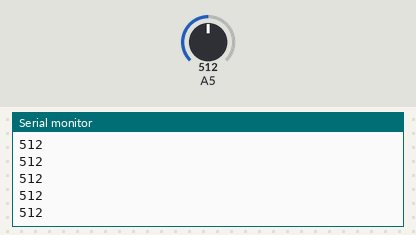
The sketch below on a simulated Arduino Uno, built with avr-gcc and run on an emulated ATmega328P. Parts: the last lines printed to the serial monitor. The test bench sets the inputs (shaded band); at power-on: A5 = 512.

Above: at 1.2 s.
1.3 s: A5 set to 716
At 2.1 s:
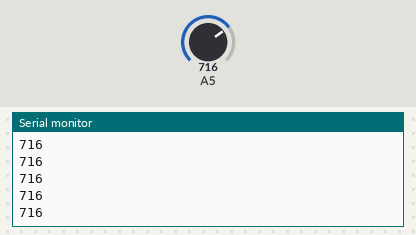
2.8 s: A5 set to 900
At 3.7 s:
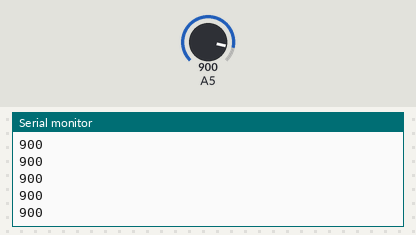
Timing chart, 0 to 5.8 s (numbered marks = the images above; inputs shaded):
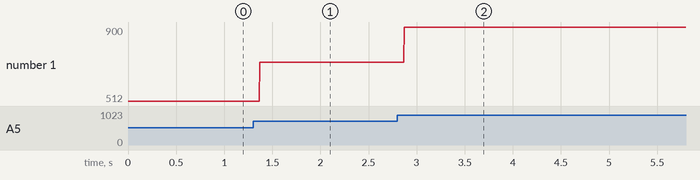

Measured:
- after the input at 1.3 s, the serial monitor: prints a new line after 0.07 s (image 1)
- after the input at 2.8 s, the serial monitor: prints a new line after 0.07 s (image 2)
- plotted number 1: 512 → 716 after the input at 1.3 s, 716 → 900 after the input at 2.8 s

The sketch:

analogRead.ino
```cpp
// (licence header left out)
void setup() {
  Serial.begin(9600);
}

void loop() {
  int sensorValue = analogRead(A5);
  Serial.println(sensorValue);
}
```
